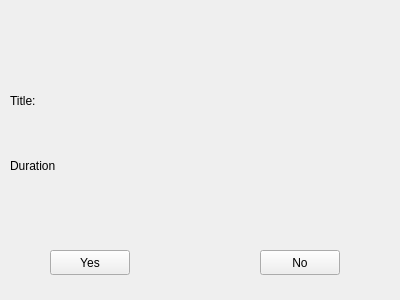
<?xml version="1.0" encoding="UTF-8"?>
<ui version="4.0">
 <class>SyncResponseWindow</class>
 <widget class="QWidget" name="SyncResponseWindow">
  <property name="geometry">
   <rect>
    <x>0</x>
    <y>0</y>
    <width>400</width>
    <height>300</height>
   </rect>
  </property>
  <property name="windowTitle">
   <string>Form</string>
  </property>
  <widget class="QLabel" name="lblTitle">
   <property name="geometry">
    <rect>
     <x>70</x>
     <y>10</y>
     <width>241</width>
     <height>41</height>
    </rect>
   </property>
   <property name="text">
    <string/>
   </property>
  </widget>
  <widget class="QLabel" name="lblT">
   <property name="geometry">
    <rect>
     <x>10</x>
     <y>80</y>
     <width>41</width>
     <height>41</height>
    </rect>
   </property>
   <property name="text">
    <string>Title: </string>
   </property>
  </widget>
  <widget class="QLabel" name="lblEventTitle">
   <property name="geometry">
    <rect>
     <x>60</x>
     <y>80</y>
     <width>311</width>
     <height>41</height>
    </rect>
   </property>
   <property name="text">
    <string/>
   </property>
  </widget>
  <widget class="QLabel" name="lblD">
   <property name="geometry">
    <rect>
     <x>10</x>
     <y>150</y>
     <width>61</width>
     <height>31</height>
    </rect>
   </property>
   <property name="text">
    <string>Duration</string>
   </property>
  </widget>
  <widget class="QLabel" name="lblDuration">
   <property name="geometry">
    <rect>
     <x>90</x>
     <y>140</y>
     <width>131</width>
     <height>51</height>
    </rect>
   </property>
   <property name="text">
    <string/>
   </property>
  </widget>
  <widget class="QPushButton" name="btnYes">
   <property name="geometry">
    <rect>
     <x>50</x>
     <y>250</y>
     <width>80</width>
     <height>25</height>
    </rect>
   </property>
   <property name="text">
    <string>Yes</string>
   </property>
  </widget>
  <widget class="QPushButton" name="btnNo">
   <property name="geometry">
    <rect>
     <x>260</x>
     <y>250</y>
     <width>80</width>
     <height>25</height>
    </rect>
   </property>
   <property name="text">
    <string>No</string>
   </property>
  </widget>
 </widget>
 <resources/>
 <connections/>
</ui>
